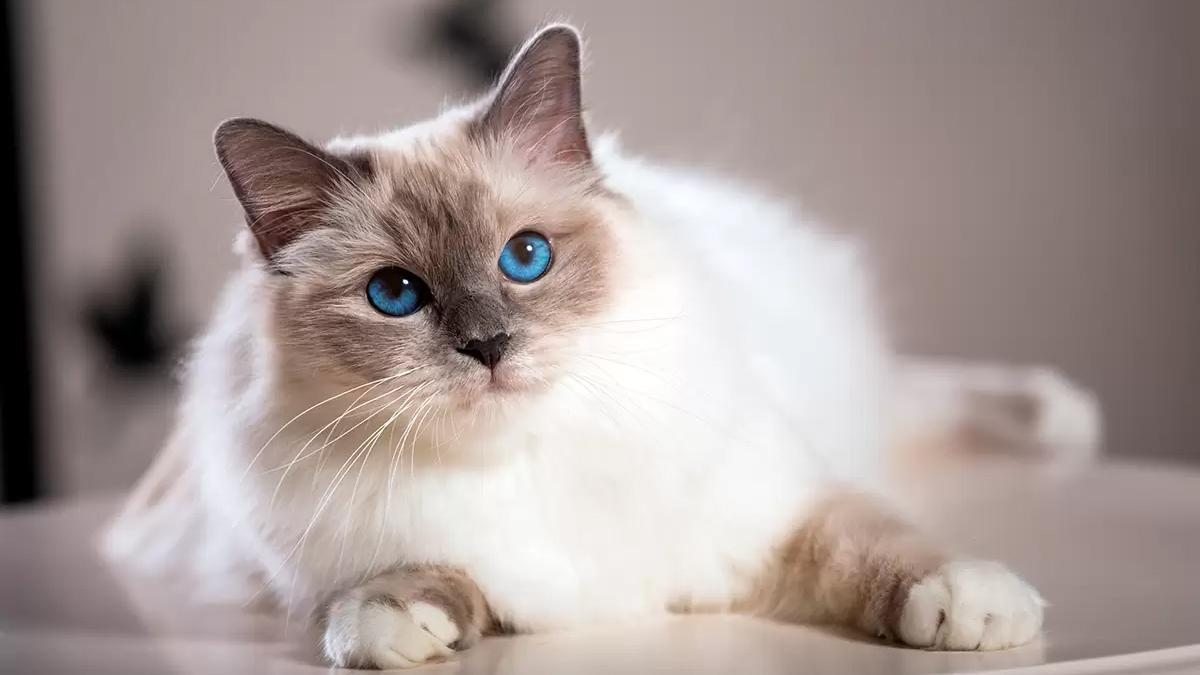
#> input picture tarea-6-examen-parcial/gato.jpg, 1200 x 675 px, found by its file name
$ python 'Procesamiento paralelos de Datos.py'
#> lines starting #> are read from the running program, lines starting #| are printed output that depends on the picture
import cv2
import numpy as np
import multiprocessing
import time

def apply_filter(image_chunk, start_row, end_row, kernel, result, width):
    filtered_chunk = cv2.filter2D(image_chunk, -1, kernel)
    filtered_chunk_bytes = np.ndarray.tobytes(filtered_chunk)
    chunk_size = len(filtered_chunk_bytes) // width
    result[start_row * width * 1:end_row * width * 1] = filtered_chunk_bytes

def parallel_filter(image, kernel, num_processes=4):
    height, width = image.shape
    chunk_size = height // num_processes
    processes = []
    result = multiprocessing.RawArray('B', height * width * 1)  # Shared array of unsigned 8-bit integers

    for i in range(num_processes):
        start_row = i * chunk_size
        end_row = start_row + chunk_size if i < num_processes - 1 else height
        image_chunk = image[start_row:end_row]
        process = multiprocessing.Process(target=apply_filter, args=(image_chunk, start_row, end_row, kernel, result, width))
        processes.append(process)
        process.start()

    for process in processes:
        process.join()

    # Convert the shared array back to numpy array
    filtered_image = np.frombuffer(result, dtype=np.uint8)
    filtered_image = filtered_image.reshape((height, width))

    return filtered_image

if __name__ == "__main__":
    input_image_path = r"G:\triste\gato.jpg"

    # Intenta cargar la imagen en escala de grises
    input_image = cv2.imread(input_image_path, cv2.IMREAD_GRAYSCALE)
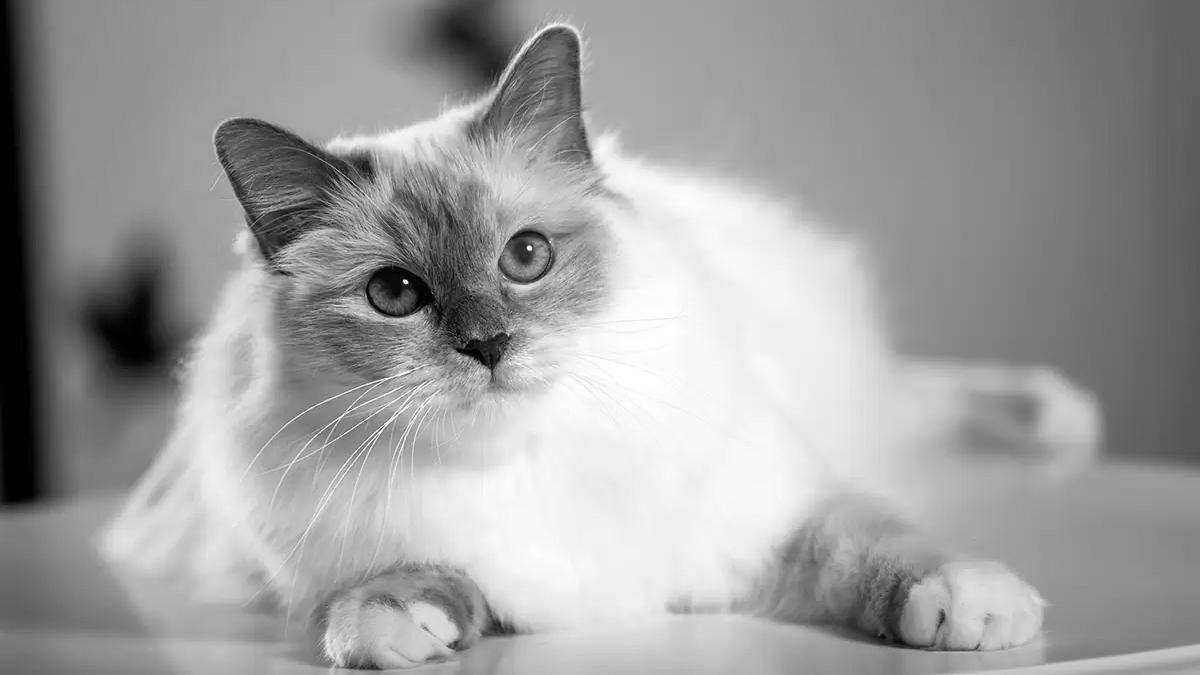
#> input_image: shape (675, 1200); min 0, max 255, mean 157.6
    if input_image is None:
        print("Error: No se pudo cargar la imagen. Verifica la ruta del archivo.")
    else:
        # Define el kernel para convertir la imagen a escala de grises
        kernel = np.array([[0.2989, 0.5870, 0.1140]])  # Coeficientes para la conversión a escala de grises

        # Calcula el tiempo de inicio
        start_time = time.time()

        # Aplica el filtro de forma paralela
        filtered_image = parallel_filter(input_image, kernel, num_processes=4)
#> (the run stopped early here; a loop or call above may not have finished)

$ run again, with ProyectoAkkaParalela/procesamiento-imagenes-akka/src/main/resources/imagen.jpg copied over tarea-6-examen-parcial/gato.jpg
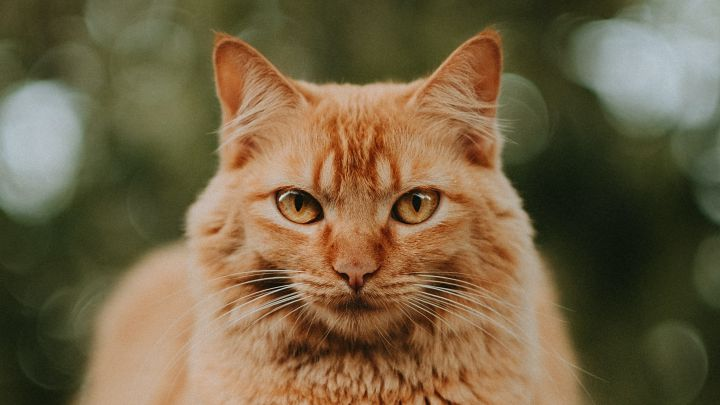
#> input picture ProyectoAkkaParalela/procesamiento-imagenes-akka/src/main/resources/imagen.jpg, 720 x 405 px, found by its file name
#> `input_image = cv2.imread(input_image_path, cv2.IMREAD_GRAYSCALE)`:
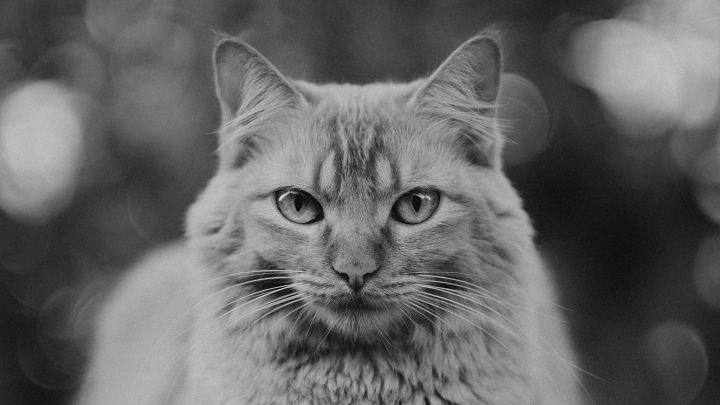
#> input_image: shape (405, 720); min 2, max 228, mean 100.1
